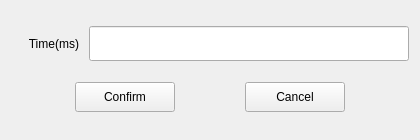
<?xml version="1.0" encoding="UTF-8"?>
<ui version="4.0">
 <class>Form</class>
 <widget class="QWidget" name="Form">
  <property name="geometry">
   <rect>
    <x>0</x>
    <y>0</y>
    <width>420</width>
    <height>140</height>
   </rect>
  </property>
  <property name="minimumSize">
   <size>
    <width>420</width>
    <height>140</height>
   </size>
  </property>
  <property name="maximumSize">
   <size>
    <width>420</width>
    <height>140</height>
   </size>
  </property>
  <property name="windowTitle">
   <string>Enter the Time</string>
  </property>
  <layout class="QVBoxLayout" name="verticalLayout">
   <item>
    <layout class="QHBoxLayout" name="horizontalLayout_2">
     <property name="spacing">
      <number>10</number>
     </property>
     <property name="rightMargin">
      <number>0</number>
     </property>
     <item>
      <widget class="QLabel" name="TimeLabel">
       <property name="sizePolicy">
        <sizepolicy hsizetype="Preferred" vsizetype="Preferred">
         <horstretch>0</horstretch>
         <verstretch>0</verstretch>
        </sizepolicy>
       </property>
       <property name="text">
        <string>Time(ms)</string>
       </property>
       <property name="alignment">
        <set>Qt::AlignRight|Qt::AlignTrailing|Qt::AlignVCenter</set>
       </property>
      </widget>
     </item>
     <item>
      <widget class="QLineEdit" name="TimeEdit">
       <property name="sizePolicy">
        <sizepolicy hsizetype="Fixed" vsizetype="Fixed">
         <horstretch>0</horstretch>
         <verstretch>0</verstretch>
        </sizepolicy>
       </property>
       <property name="minimumSize">
        <size>
         <width>320</width>
         <height>35</height>
        </size>
       </property>
       <property name="maximumSize">
        <size>
         <width>320</width>
         <height>35</height>
        </size>
       </property>
       <property name="placeholderText">
        <string/>
       </property>
      </widget>
     </item>
    </layout>
   </item>
   <item>
    <layout class="QHBoxLayout" name="horizontalLayout_3">
     <item>
      <widget class="QPushButton" name="ConfirmBut">
       <property name="minimumSize">
        <size>
         <width>100</width>
         <height>30</height>
        </size>
       </property>
       <property name="maximumSize">
        <size>
         <width>100</width>
         <height>30</height>
        </size>
       </property>
       <property name="text">
        <string>Confirm</string>
       </property>
      </widget>
     </item>
     <item>
      <widget class="QPushButton" name="CancelBut">
       <property name="minimumSize">
        <size>
         <width>100</width>
         <height>30</height>
        </size>
       </property>
       <property name="maximumSize">
        <size>
         <width>100</width>
         <height>30</height>
        </size>
       </property>
       <property name="text">
        <string>Cancel</string>
       </property>
      </widget>
     </item>
    </layout>
   </item>
  </layout>
 </widget>
 <resources/>
 <connections>
  <connection>
   <sender>CancelBut</sender>
   <signal>clicked()</signal>
   <receiver>Form</receiver>
   <slot>close()</slot>
   <hints>
    <hint type="sourcelabel">
     <x>311</x>
     <y>119</y>
    </hint>
    <hint type="destinationlabel">
     <x>319</x>
     <y>-15</y>
    </hint>
   </hints>
  </connection>
 </connections>
</ui>
